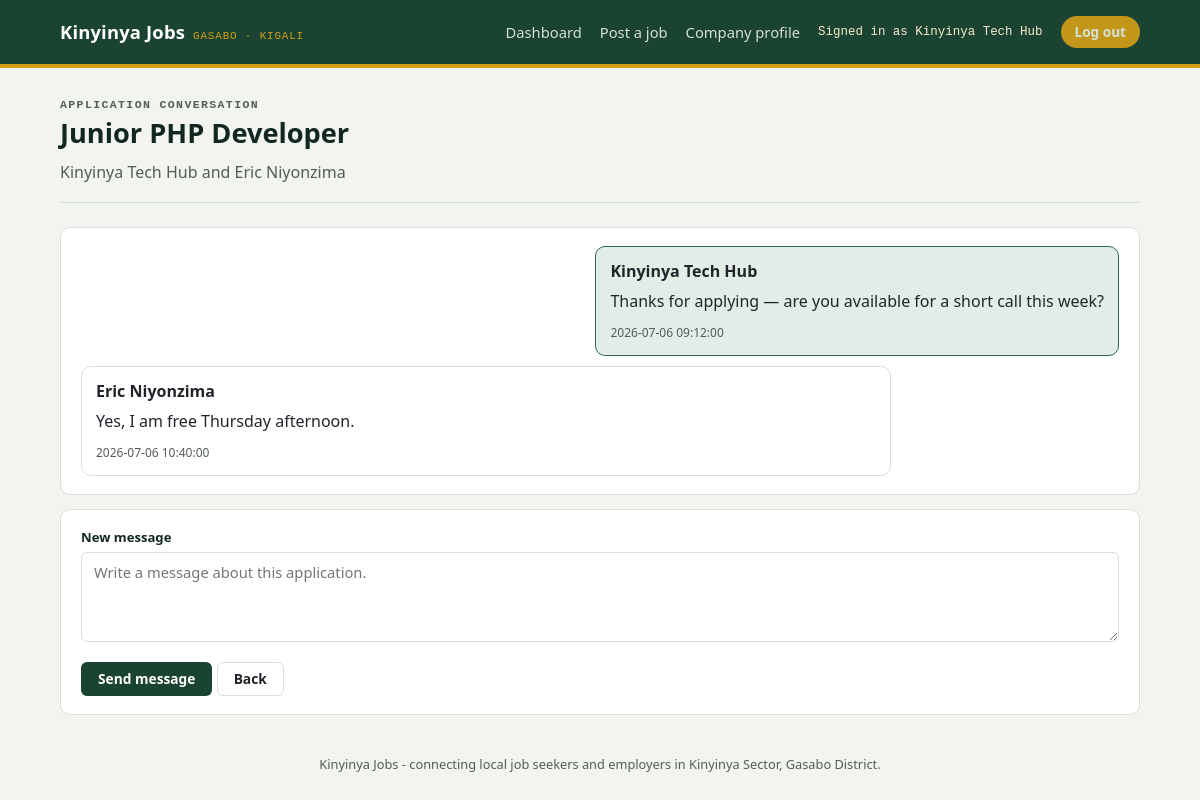
The page /messages.php?application_id=1 (signed in) on the database its author committed.
### tables this page shows
CREATE TABLE IF NOT EXISTS employers (
  id        INT UNSIGNED AUTO_INCREMENT PRIMARY KEY,
  user_id   INT UNSIGNED NULL UNIQUE,
  name      VARCHAR(150) NOT NULL,
  industry  VARCHAR(150) NOT NULL,
  location  VARCHAR(150) NOT NULL,
  about     TEXT NULL,
  CONSTRAINT fk_employers_user FOREIGN KEY (user_id) REFERENCES users(id) ON DELETE CASCADE
);

CREATE TABLE IF NOT EXISTS applications (
  id            INT UNSIGNED AUTO_INCREMENT PRIMARY KEY,
  job_id        INT UNSIGNED NOT NULL,
  seeker_id     INT UNSIGNED NOT NULL,
  date          DATE NOT NULL,
  status        ENUM('submitted','under_review','shortlisted','hired','rejected') NOT NULL DEFAULT 'submitted',
  cover_letter  TEXT NULL,
  CONSTRAINT fk_applications_job FOREIGN KEY (job_id) REFERENCES jobs(id) ON DELETE CASCADE,
  CONSTRAINT fk_applications_seeker FOREIGN KEY (seeker_id) REFERENCES seekers(id) ON DELETE CASCADE,
  UNIQUE KEY uniq_application (job_id, seeker_id)
);

CREATE TABLE IF NOT EXISTS jobs (
  id            INT UNSIGNED AUTO_INCREMENT PRIMARY KEY,
  employer_id   INT UNSIGNED NOT NULL,
  title         VARCHAR(150) NOT NULL,
  type          VARCHAR(50) NOT NULL DEFAULT 'Full-time',
  category      VARCHAR(100) NOT NULL DEFAULT 'General',
  location      VARCHAR(150) NOT NULL DEFAULT 'Kinyinya',
  description   TEXT NULL,
  requirements  TEXT NULL,
  salary_min    INT UNSIGNED NOT NULL DEFAULT 0,
  salary_max    INT UNSIGNED NOT NULL DEFAULT 0,
  deadline      DATE NOT NULL,
  posted        DATE NOT NULL,
  active        TINYINT(1) NOT NULL DEFAULT 1,
  status        ENUM('pending','approved','rejected') NOT NULL DEFAULT 'pending',
  views         INT UNSIGNED NOT NULL DEFAULT 0,
  CONSTRAINT fk_jobs_employer FOREIGN KEY (employer_id) REFERENCES employers(id) ON DELETE CASCADE,
  INDEX idx_jobs_status (status),
  INDEX idx_jobs_deadline (deadline)
);

CREATE TABLE IF NOT EXISTS seekers (
  id         INT UNSIGNED AUTO_INCREMENT PRIMARY KEY,
  user_id    INT UNSIGNED NULL UNIQUE,
  name       VARCHAR(150) NOT NULL,
  skills     VARCHAR(255) NOT NULL,
  education  VARCHAR(150) NOT NULL,
  location   VARCHAR(150) NOT NULL,
  resume_url VARCHAR(255) NULL,
  CONSTRAINT fk_seekers_user FOREIGN KEY (user_id) REFERENCES users(id) ON DELETE CASCADE
);

CREATE TABLE IF NOT EXISTS messages (
  id              INT UNSIGNED AUTO_INCREMENT PRIMARY KEY,
  application_id  INT UNSIGNED NOT NULL,
  sender          ENUM('employer','seeker') NOT NULL,
  body            TEXT NOT NULL,
  sent_at         DATETIME NOT NULL,
  is_read         TINYINT(1) NOT NULL DEFAULT 0,
  CONSTRAINT fk_messages_application FOREIGN KEY (application_id) REFERENCES applications(id) ON DELETE CASCADE
);

### includes/config.php (called while the page is built, shortened)
<?php
function kj_url(string $path = ''): string {
    $documentRoot = isset($_SERVER['DOCUMENT_ROOT']) ? realpath($_SERVER['DOCUMENT_ROOT']) : false;
    $projectRoot = realpath(dirname(__DIR__));
    $base = '';
    if ($documentRoot && $projectRoot) {
        $doc = str_replace('\\', '/', rtrim($documentRoot, '/\\'));
        $project = str_replace('\\', '/', rtrim($projectRoot, '/\\'));
        if (stripos($project, $doc) === 0) $base = substr($project, strlen($doc));
    }
    return rtrim($base, '/') . '/' . ltrim($path, '/');
}

### includes/db.php (called while the page is built, shortened)
<?php
require_once __DIR__ . '/config.php';
function kj_db(): PDO {
    static $pdo = null;
    if ($pdo === null) {
        $dsn = 'mysql:host=' . DB_HOST . ';port=' . DB_PORT . ';dbname=' . DB_NAME . ';charset=utf8mb4';
        try {
            $pdo = new PDO($dsn, DB_USER, DB_PASS, [
                PDO::ATTR_ERRMODE            => PDO::ERRMODE_EXCEPTION,
                PDO::ATTR_DEFAULT_FETCH_MODE => PDO::FETCH_ASSOC,
                PDO::ATTR_EMULATE_PREPARES   => false,
            ]);
        } catch (PDOException $e) {
            http_response_code(500);
            die(
                '<h1>Database connection failed</h1>' .
                '<p>Could not connect to MySQL database <code>' . htmlspecialchars(DB_NAME) . '</code> ' .
                'on <code>' . htmlspecialchars(DB_HOST) . ':' . htmlspecialchars(DB_PORT) . '</code>.</p>' .
                '<p>Confirm MySQL is running, then use the one-time setup page to configure and import the database.</p>' .
                '<p><a href="' . htmlspecialchars(kj_url('setup.php')) . '">Open database setup</a></p>'
            );
        }
    }
    return $pdo;
}

### includes/data.php (called while the page is built, shortened)
<?php
require_once __DIR__ . '/db.php';
function kj_employer($id) {
    $stmt = kj_db()->prepare('SELECT * FROM employers WHERE id = ?');
    $stmt->execute([(int) $id]);
    return $stmt->fetch() ?: null;
}
function kj_messages_for_application(int $application_id): array {
    $stmt = kj_db()->prepare('SELECT * FROM messages WHERE application_id = ? ORDER BY sent_at ASC, id ASC');
    $stmt->execute([$application_id]);
    return $stmt->fetchAll();
}
function kj_current_user() {
    if ($_SESSION['role'] === 'employer') return kj_employer($_SESSION['user_id']);
    return null;
}

### messages.php (the view, shortened to what this page needs)
<?php
require_once __DIR__ . '/includes/data.php';
$applicationId = (int) ($_GET['application_id'] ?? $_POST['application_id'] ?? 0);
$stmt = kj_db()->prepare(
    'SELECT a.*, j.title, j.employer_id, s.name AS seeker_name, s.user_id AS seeker_user_id,
            e.name AS employer_name, e.user_id AS employer_user_id
     FROM applications a
     JOIN jobs j ON j.id = a.job_id
     JOIN seekers s ON s.id = a.seeker_id
     JOIN employers e ON e.id = j.employer_id
     WHERE a.id = ?'
);
$stmt->execute([$applicationId]);
$application = $stmt->fetch();
$messages = kj_messages_for_application($applicationId);
require __DIR__ . '/includes/header.php';
?>
<section class="pagehead">
  <p class="eyebrow">Application conversation</p>
  <h1><?= htmlspecialchars($application['title']) ?></h1>
  <p><?= htmlspecialchars($application['employer_name']) ?> and <?= htmlspecialchars($application['seeker_name']) ?></p>
</section>
<div class="card conversation">
  <?php if (empty($messages)): ?>
    <p class="empty">No messages yet. Start the conversation below.</p>
  <?php else: ?>
    <?php foreach ($messages as $message): ?>
      <div class="message <?= $message['sender'] === $role ? 'mine' : '' ?>">
        <strong><?= $message['sender'] === 'employer' ? htmlspecialchars($application['employer_name']) : htmlspecialchars($application['seeker_name']) ?></strong>
        <p><?= nl2br(htmlspecialchars($message['body'])) ?></p>
        <small><?= htmlspecialchars($message['sent_at']) ?></small>
      </div>
    <?php endforeach; ?>
  <?php endif; ?>
</div>
<form method="post" class="card">
  <div class="field"><label for="body">New message</label><textarea id="body" name="body" maxlength="2000" placeholder="Write a message about this application."><?= htmlspecialchars($_POST['body'] ?? '') ?></textarea></div>
  <button class="btn btn-primary" type="submit">Send message</button>
  <a class="btn btn-ghost" href="<?= $role === 'seeker' ? 'seeker/dashboard.php' : 'employer/applicants.php?job_id=' . $application['job_id'] ?>">Back</a>
</form>
<?php require __DIR__ . '/includes/footer.php'; ?>

### includes/header.php (shortened to what this page needs)
<?php
$role = $_SESSION['role'] ?? null;
$user = kj_current_user();
function kj_base($path) {
    return kj_url($path);
}
?>
<!doctype html>
<html lang="en">
<head>
<link rel="stylesheet" href="<?= kj_base('assets/style.css') ?>">
</head>
<body>
<header class="topbar">
  <div class="wrap">
    <a class="brand" href="<?= kj_base('index.php') ?>">Kinyinya Jobs <small>Gasabo · Kigali</small></a>
    <nav class="topnav">
      <?php if ($role === 'seeker'): ?>
        <a href="<?= kj_base('seeker/dashboard.php') ?>">My applications</a>
        <a href="<?= kj_base('seeker/jobs.php') ?>">Browse jobs</a>
        <a href="<?= kj_base('seeker/profile.php') ?>">My profile</a>
        <span class="who">Signed in as <?= htmlspecialchars($user['name']) ?></span>
        <a class="pill" href="<?= kj_base('logout.php') ?>">Log out</a>
      <?php elseif ($role === 'employer'): ?>
        <a href="<?= kj_base('employer/dashboard.php') ?>">Dashboard</a>
        <a href="<?= kj_base('employer/post-job.php') ?>">Post a job</a>
        <a href="<?= kj_base('employer/profile.php') ?>">Company profile</a>
        <span class="who">Signed in as <?= htmlspecialchars($user['name']) ?></span>
        <a class="pill" href="<?= kj_base('logout.php') ?>">Log out</a>
      <?php elseif ($role === 'admin'): ?>
        <a href="<?= kj_base('admin/dashboard.php') ?>">Overview</a>
        <span class="who">Platform Admin</span>
        <a class="pill" href="<?= kj_base('logout.php') ?>">Log out</a>
      <?php else: ?>
        <a href="<?= kj_base('index.php') ?>#login">Log in</a>
        <a class="pill" href="<?= kj_base('register.php') ?>">Create account</a>
      <?php endif; ?>
    </nav>
  </div>
</header>
<main class="wrap">

### assets/style.css (style rules this page uses)
:root { --green-900: #12271f; --green-700: #1b4332; --green-500: #2d6a4f; --green-100: #e3ede7; --ochre-600: #b8860b; --ochre-400: #d4a017; --ochre-100: #f7ecd0; --brick-600: #a13d2d; --brick-100: #f4e0da; --ink: #21252b; --ink-soft: #545c58; --paper: #f2f4f0; --card: #ffffff; --line: #d9e0da; --radius: 10px; --font-display: "Segoe UI", "Helvetica Neue", Arial, sans-serif; --font-body: "Segoe UI", system-ui, -apple-system, Arial, sans-serif; --font-mono: "Consolas", "SFMono-Regular", Menlo, monospace; }
* { box-sizing: border-box; }
body { margin: 0; background: var(--paper); color: var(--ink); font-family: var(--font-body); line-height: 1.5; }
a { color: inherit; }
.wrap { max-width: 1120px; margin: 0 auto; padding: 0 20px; }
.topbar { background: var(--green-700); color: #fff; border-bottom: 4px solid var(--ochre-400); }
.topbar .wrap { display: flex; align-items: center; justify-content: space-between; min-height: 64px; flex-wrap: wrap; gap: 10px; }
.brand { display: flex; align-items: baseline; gap: 8px; font-family: var(--font-display); font-weight: 800; font-size: 1.15rem; letter-spacing: 0.01em; text-decoration: none; color: #fff; }
.brand small { font-family: var(--font-mono); font-weight: 400; font-size: 0.68rem; color: var(--ochre-400); letter-spacing: 0.08em; text-transform: uppercase; }
.topnav { display: flex; align-items: center; gap: 18px; font-size: 0.92rem; }
.topnav a { text-decoration: none; color: #eaf1ec; opacity: 0.9; }
.pill { background: var(--ochre-400); color: var(--green-900); font-weight: 700; padding: 6px 14px; border-radius: 999px; font-size: 0.85rem; text-decoration: none; }
.who { font-family: var(--font-mono); font-size: 0.78rem; color: var(--ochre-100); }
.pagehead { padding: 28px 0 18px; border-bottom: 1px solid var(--line); margin-bottom: 24px; }
.eyebrow { font-family: var(--font-mono); text-transform: uppercase; letter-spacing: 0.12em; font-size: 0.72rem; color: var(--green-500); font-weight: 700; margin: 0 0 6px; }
.pagehead h1 { font-family: var(--font-display); font-size: 1.7rem; margin: 0 0 6px; color: var(--green-900); }
.pagehead p { margin: 0; color: var(--ink-soft); max-width: 60ch; }
.card { background: var(--card); border: 1px solid var(--line); border-radius: var(--radius); padding: 18px 20px; margin-bottom: 14px; }
.btn { display: inline-block; font-family: var(--font-body); font-weight: 600; font-size: 0.86rem; padding: 8px 16px; border-radius: 6px; border: 1px solid transparent; cursor: pointer; text-decoration: none; line-height: 1.2; }
.btn-primary { background: var(--green-700); color: #fff; }
.btn-ghost { background: transparent; border-color: var(--line); color: var(--ink); }
.field { margin-bottom: 14px; }
.field label { display: block; font-size: 0.82rem; font-weight: 600; margin-bottom: 4px; color: var(--green-900); }
.field input, .field select, .field textarea { width: 100%; padding: 9px 12px; border: 1px solid var(--line); border-radius: 6px; font-family: var(--font-body); font-size: 0.92rem; background: #fff; }
.field textarea { resize: vertical; min-height: 90px; }
.conversation { display: grid; gap: 10px; }
.message { max-width: 78%; padding: 12px 14px; border: 1px solid var(--line); border-radius: 10px; background: #fff; }
.message.mine { margin-left: auto; background: var(--green-100); border-color: var(--green-500); }
.message p { margin: 6px 0; }
.message small { color: var(--ink-soft); font-size: .75rem; }

### rows shown on the page
employers: name "Kinyinya Tech Hub"
applications: job.title "Junior PHP Developer", employers.name "Kinyinya Tech Hub", seeker.name "Eric Niyonzima"
messages: body "Thanks for applying — are you available for a short call this week?", sent_at "2026-07-06 09:12:00"
messages: body "Yes, I am free Thursday afternoon.", sent_at "2026-07-06 10:40:00"
seekers: name "Eric Niyonzima"
